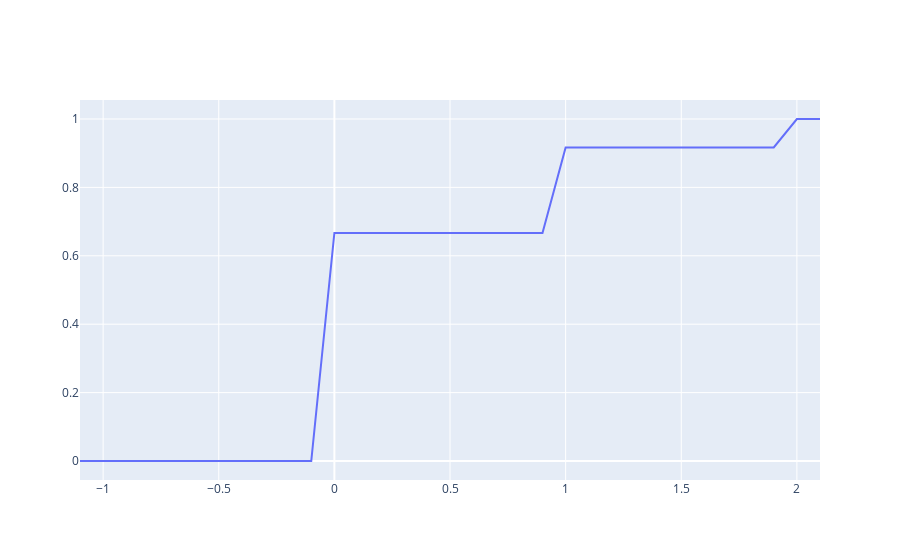

Here is the notebook cell this chart was saved with:
### Code cell
fig = go.Figure(data=go.Scatter(x=X, y=[y.cdf(z) for z in X]))
fig.show()

### Figure 1 — Plotly figure (JSON) as saved in the notebook; plotly's stock layout.template omitted (floating-point values rounded to 4 significant figures)
{"data": [{"type": "scatter", "x": [-1.1, -1, -0.9, -0.8, -0.7, -0.6, -0.5, -0.4, -0.3, -0.2, -0.1, 0, 0.1, 0.2, 0.3, 0.4, 0.5, 0.6, 0.7, 0.8, 0.9, 1, 1.1, 1.2, 1.3, 1.4, 1.5, 1.6, 1.7, 1.8, 1.9, 2, 2.1], "y": [0, 0, 0, 0, 0, 0, 0, 0, 0, 0, 0, 0.6667, 0.6667, 0.6667, 0.6667, 0.6667, 0.6667, 0.6667, 0.6667, 0.6667, 0.6667, 0.9167, 0.9167, 0.9167, 0.9167, 0.9167, 0.9167, 0.9167, 0.9167, 0.9167, 0.9167, 1, 1]}], "layout": {}}
